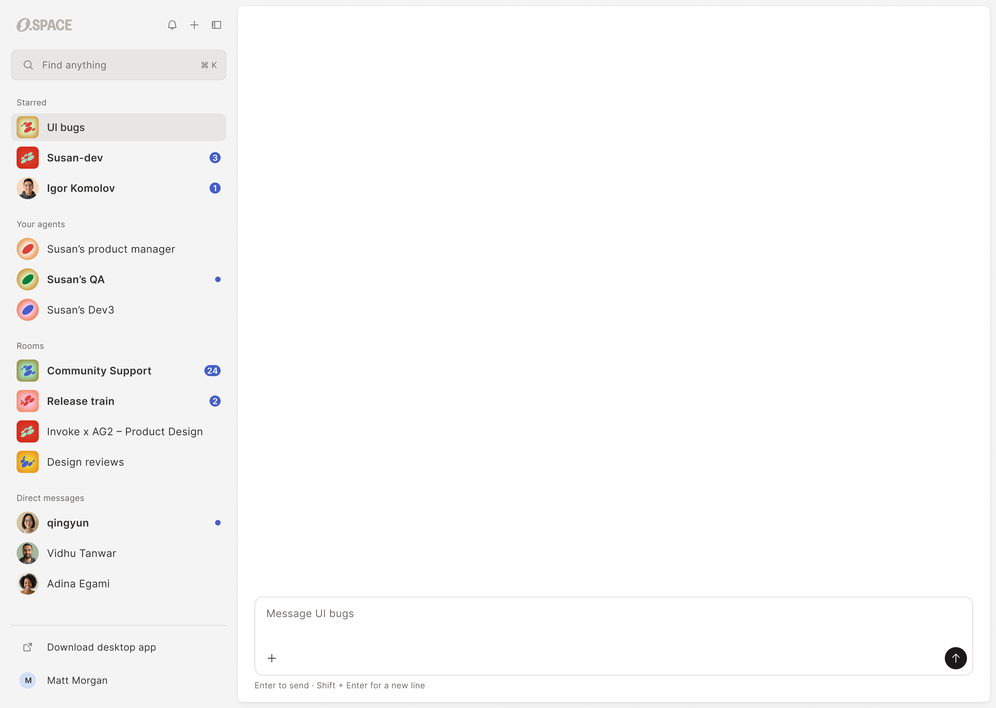
#> input picture chat-balance/img/desk_base.png, 996 x 708 px, shrunk from 2880 x 2048 before the run
$ python matte.py ../img/desk_base.png ../img/desk_composer_liquid.png out.png
#> lines starting #> are read from the running program, lines starting #| are printed output that depends on the picture
"""Recover a transparent PNG from two Figma renders of the same overlay,
one on a white background and one on black.  alpha = 1 - (W - B) / 255,
colour = B / alpha.  Usage: python3 matte.py white.png black.png out.png"""
import sys
import numpy as np
from PIL import Image
w = np.asarray(Image.open(sys.argv[1]).convert('RGB')).astype(np.float32)
b = np.asarray(Image.open(sys.argv[2]).convert('RGB')).astype(np.float32)
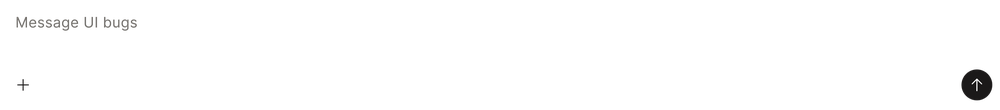
#> input picture chat-balance/img/desk_composer_liquid.png, 1000 x 110 px, shrunk from 2078 x 228 before the run
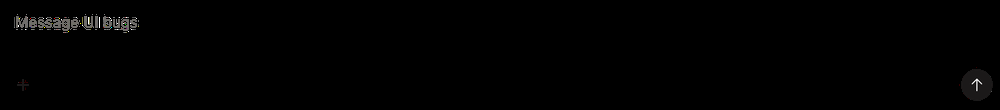
#> b: shape (110, 1000, 3) float32; mean R, G, B 1.3, 1.3, 1.3
#> (the run stopped early here; a loop or call above may not have finished)
